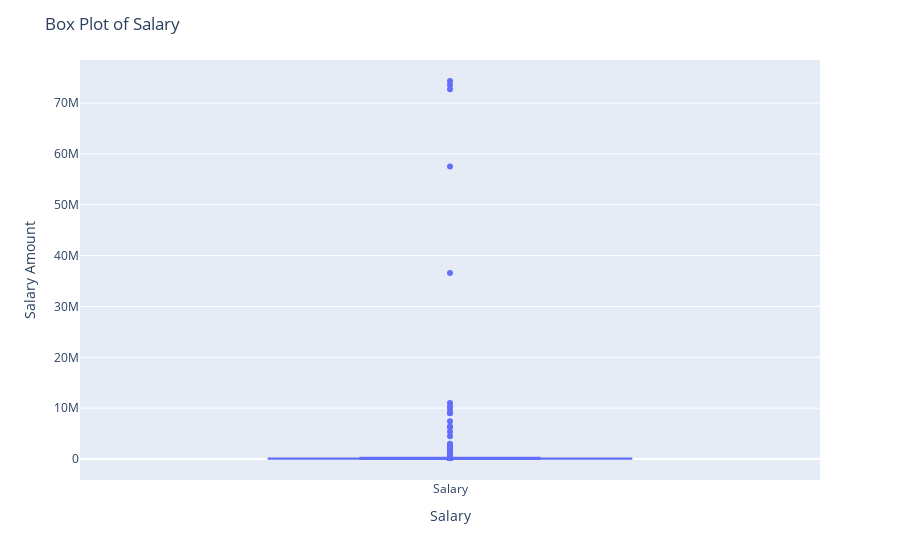

Notebook cell for this chart:
### Markdown cell above
### Univariate Analysis of Salary

This part is going analyze the distribution of the Salary variable.

### Code cell
plt.figure(figsize=(8, 6))
fig = px.box(data['Salary'])
fig.update_layout(title='Box Plot of Salary', xaxis_title='Salary', yaxis_title='Salary Amount')
fig.show()

### Figure 1 — Plotly figure (JSON) as saved in the notebook; plotly's stock layout.template omitted (floating-point values rounded to 4 significant figures; data arrays with more than 128 entries replaced by an {"elided": "..."} marker saying what was removed)
{"data": [{"alignmentgroup": "True", "hovertemplate": "variable=%{x}<br>value=%{y}<extra></extra>", "legendgroup": "", "marker": {"color": "#636efa"}, "name": "", "notched": false, "offsetgroup": "", "orientation": "v", "showlegend": false, "type": "box", "x": {"elided": "44245 str values"}, "x0": " ", "xaxis": "x", "y": {"elided": "44245 int values"}, "y0": " ", "yaxis": "y"}], "layout": {"boxmode": "group", "legend": {"tracegroupgap": 0}, "margin": {"t": 60}, "title": {"text": "Box Plot of Salary"}, "xaxis": {"anchor": "y", "domain": [0, 1], "title": {"text": "Salary"}}, "yaxis": {"anchor": "x", "domain": [0, 1], "title": {"text": "Salary Amount"}}}}
